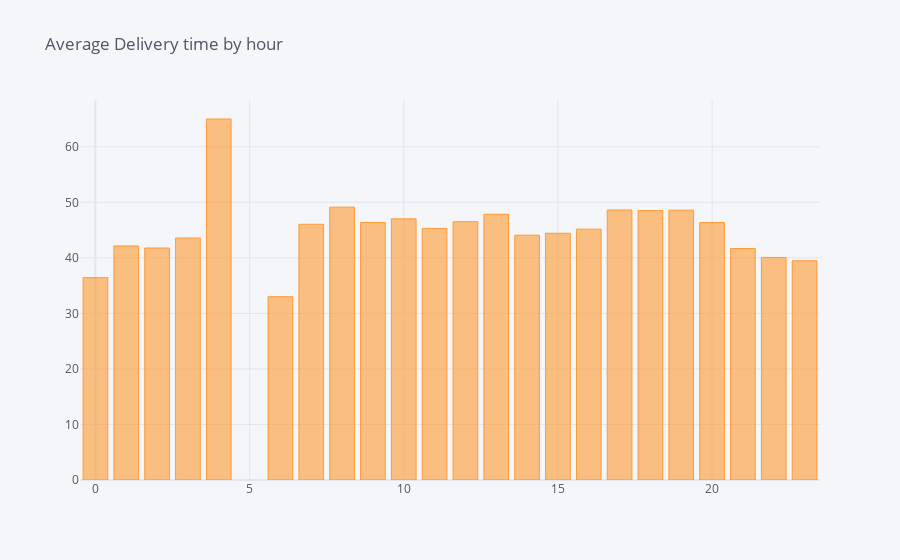

Here is the notebook cell this chart was saved with:
### Markdown cell above
**Turns out, in Oct 2014, all the orders during off_peak hour represents 1.2% of total orders.<br>
That proportion of market might not be as profitable if Jumpman23's business won't growth tremendously**

### Code cell
df.groupby('hour').mean()['total_delivery_time'].iplot(kind='bar', title='Average Delivery time by hour')

### Figure 1 — Plotly figure (JSON) as saved in the notebook; plotly's stock layout.template omitted (floating-point values rounded to 4 significant figures)
{"data": [{"marker": {"color": "rgba(255, 153, 51, 0.6)", "line": {"color": "rgba(255, 153, 51, 1.0)", "width": 1}}, "name": "total_delivery_time", "orientation": "v", "text": "", "type": "bar", "x": [0, 1, 2, 3, 4, 6, 7, 8, 9, 10, 11, 12, 13, 14, 15, 16, 17, 18, 19, 20, 21, 22, 23], "y": [36.44, 42.15, 41.77, 43.57, 65, 33, 46.05, 49.13, 46.35, 47.02, 45.29, 46.5, 47.85, 44.08, 44.42, 45.17, 48.62, 48.51, 48.59, 46.35, 41.69, 40.07, 39.47]}], "layout": {"legend": {"bgcolor": "#F5F6F9", "font": {"color": "#4D5663"}}, "paper_bgcolor": "#F5F6F9", "plot_bgcolor": "#F5F6F9", "title": {"font": {"color": "#4D5663"}, "text": "Average Delivery time by hour"}, "xaxis": {"gridcolor": "#E1E5ED", "showgrid": true, "tickfont": {"color": "#4D5663"}, "title": {"font": {"color": "#4D5663"}, "text": ""}, "zerolinecolor": "#E1E5ED"}, "yaxis": {"gridcolor": "#E1E5ED", "showgrid": true, "tickfont": {"color": "#4D5663"}, "title": {"font": {"color": "#4D5663"}, "text": ""}, "zerolinecolor": "#E1E5ED"}}}
